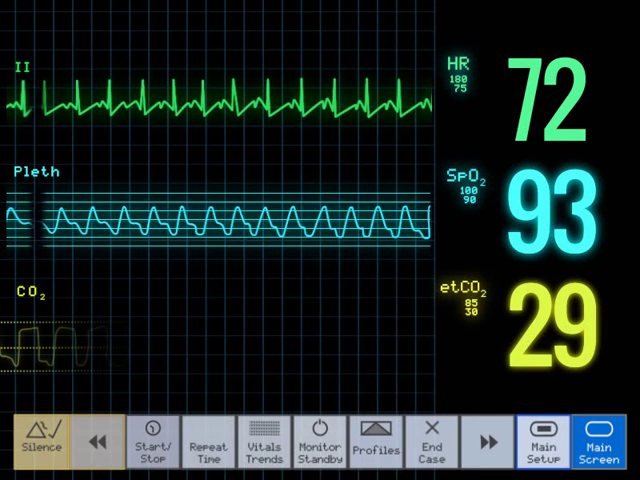
#> input picture frame 50 of videos/videoplayback.mp4, 640 x 480 px
$ python testeOpencv.py
#> lines starting #> are read from the running program, lines starting #| are printed output that depends on the picture
import cv2
import numpy as np

cap = cv2.VideoCapture("../videos/videoplayback.mp4")
_, first_frame = cap.read()
#> first_frame is the input picture: shape (480, 640, 3); mean B, G, R 38, 41.4, 25.7
first_gray = cv2.cvtColor(first_frame, cv2.COLOR_BGR2GRAY)
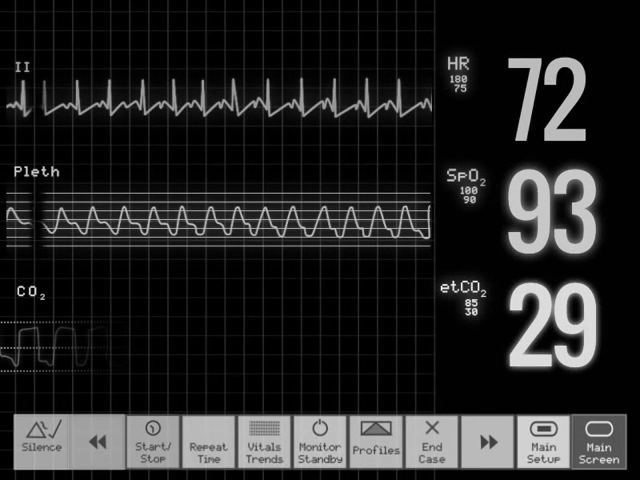
#> first_gray: shape (480, 640); min 0, max 246, mean 36.3

while True:
    _, frame = cap.read()
    gray_frame = cv2.cvtColor(frame, cv2.COLOR_BGR2GRAY)
    gray_frame = cv2.GaussianBlur(gray_frame, (5, 5), 0)
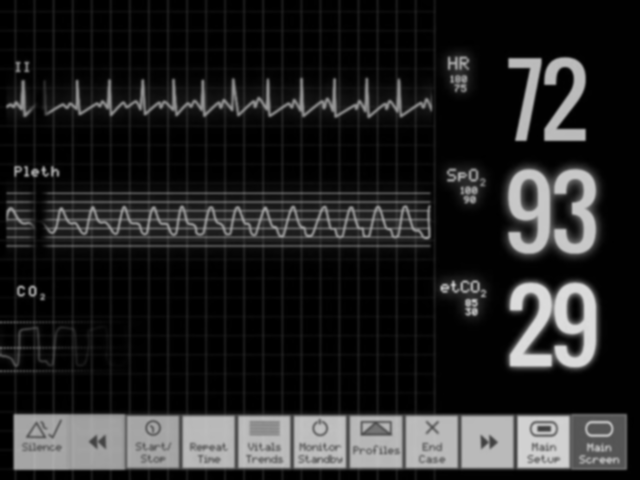
#> gray_frame: shape (480, 640); min 0, max 221, mean 36.3
    difference = cv2.absdiff(first_gray, gray_frame)
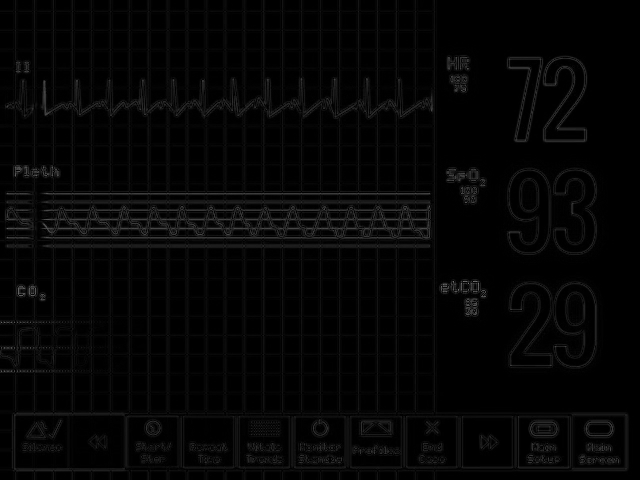
#> difference: shape (480, 640); min 0, max 120, mean 5.2
    _, difference = cv2.threshold(difference, 25, 255, cv2.THRESH_BINARY)
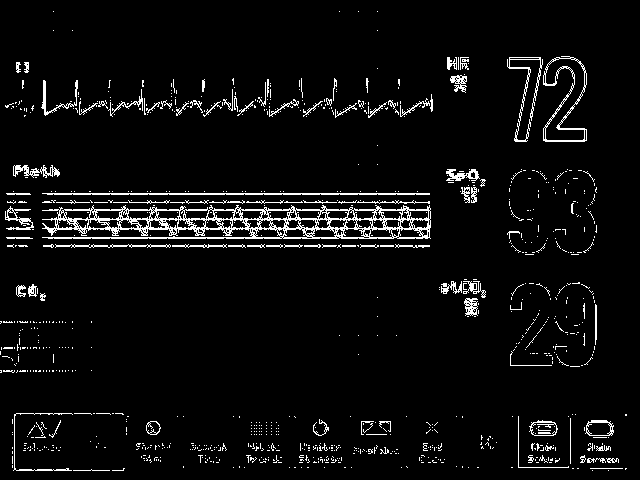
#> difference: shape (480, 640); 5% white in thin lines or dots

    cv2.imshow("First frame", first_frame)
    cv2.imshow("Frame", frame)
    cv2.imshow("difference", difference)
    key = cv2.waitKey(30)
#> (key Esc is pressed here)
    if key == 27:
        break

#> (the run stopped early here; a loop or call above may not have finished)

$ run again, starting later in the video
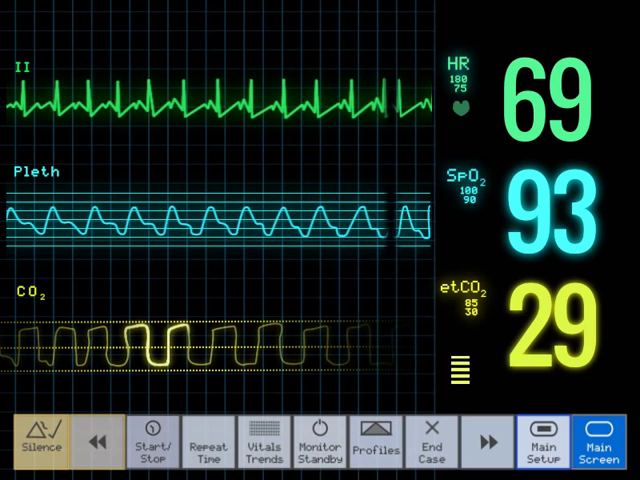
#> input picture frame 225 of videos/videoplayback.mp4, 640 x 480 px
#> first_frame is the input picture: shape (480, 640, 3); mean B, G, R 39.2, 44.3, 27.8
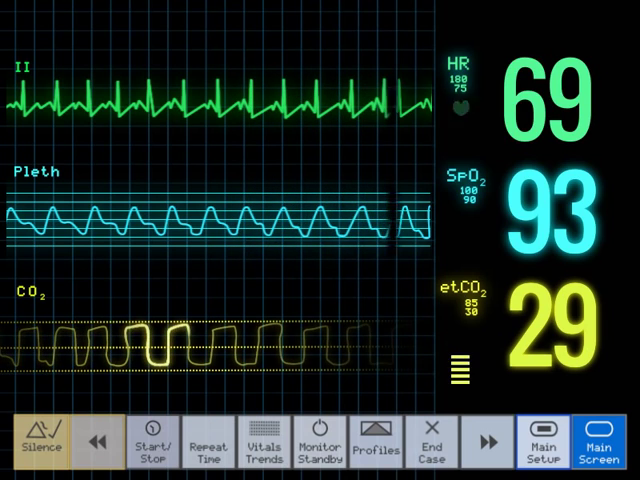
#> input picture frame 226 of videos/videoplayback.mp4, 640 x 480 px
#> frame is the input picture: shape (480, 640, 3); mean B, G, R 39.1, 44.3, 27.7
#> `_, difference = cv2.threshold(difference, 25, 255, cv2.THRESH_BINARY)`:
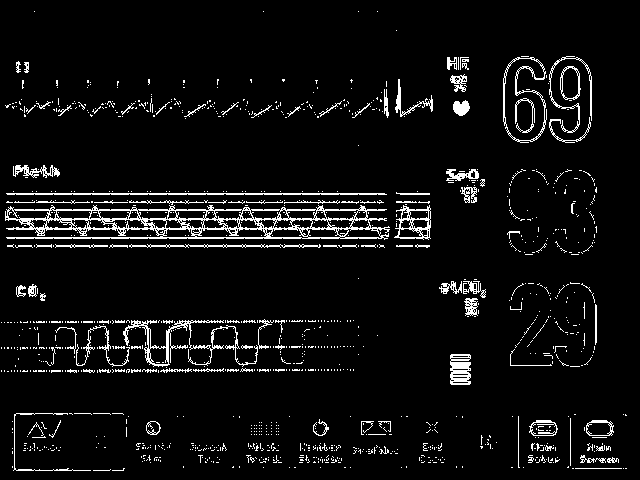
#> difference: shape (480, 640); 5.9% white in thin lines or dots

$ run again, starting later in the video
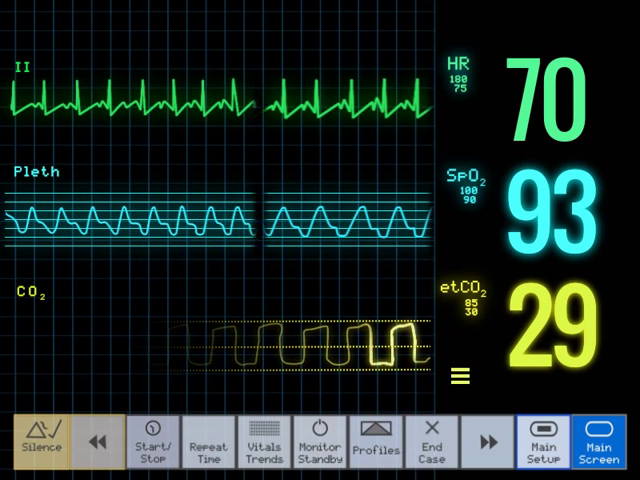
#> input picture frame 400 of videos/videoplayback.mp4, 640 x 480 px
#> first_frame is the input picture: shape (480, 640, 3); mean B, G, R 38.5, 42.8, 26.9
#> `gray_frame = cv2.GaussianBlur(gray_frame, (5, 5), 0)`:
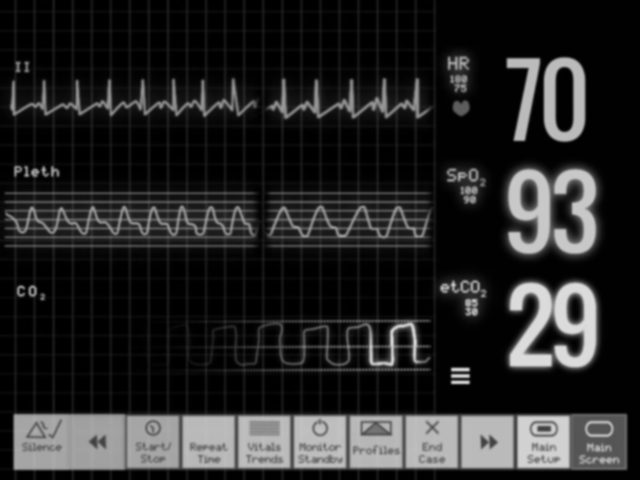
#> gray_frame: shape (480, 640); min 0, max 221, mean 37.6
#> `_, difference = cv2.threshold(difference, 25, 255, cv2.THRESH_BINARY)`:
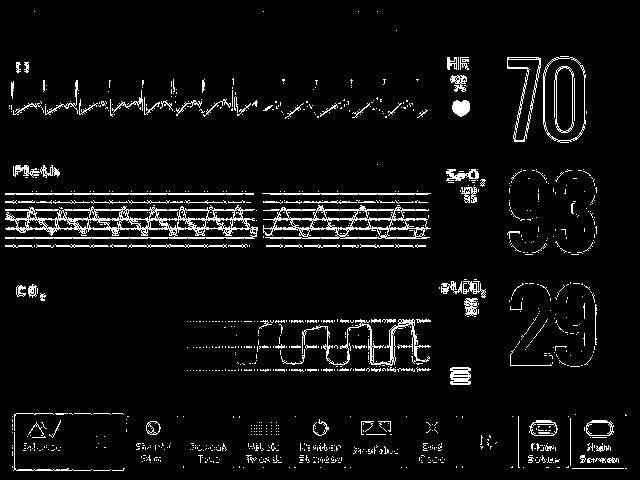
#> difference: shape (480, 640); 5.5% white in thin lines or dots
